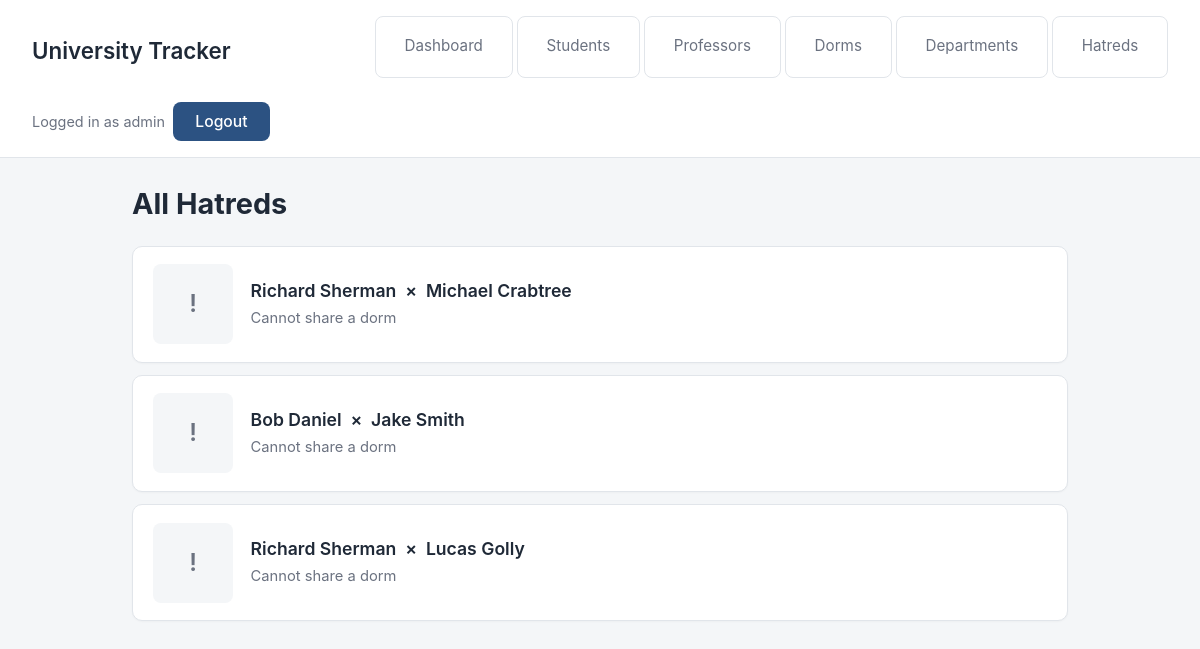
/project/hatreds/ (signed in), run on the app's committed database.
### project/models.py (models this page shows, shortened)
class Hatred(models.Model):
    first_student = models.ForeignKey(Student, on_delete=models.CASCADE, related_name='first_hatred')
    second_student = models.ForeignKey(Student, on_delete=models.CASCADE, related_name='second_hatred')

class Student(models.Model):
    first_name = models.TextField()
    last_name = models.TextField()
    course_program = models.ForeignKey(Department, blank=True, null=True, on_delete=models.CASCADE)
    hometown = models.TextField()
    lives_in = models.ForeignKey(Dorm, blank=True, null=True, on_delete=models.CASCADE)

### project/views.py (the view)
# urls.py: path('hatreds/', ShowAllHatredsView.as_view(), name='show_all_hatreds'),
class ShowAllHatredsView(ProjectLoginRequiredMixin, AdminContextMixin, ListView):
    model = Hatred
    template_name = 'project/show_all_hatreds.html'
    context_object_name = 'hatreds'

### project/views.py (called while the page is built)
    def get_context_data(self, **kwargs):
        context = super().get_context_data(**kwargs)
        user = self.request.user
        context['is_admin'] = (
            user.is_authenticated and Admin.objects.filter(user=user).exists()
        )
        return context

### project/templates/project/show_all_hatreds.html (shortened to what this page needs)
{% extends 'project/base.html' %}
{% block content %}
<div class="list-header">
    <h1>All Hatreds</h1>
</div>
<ul class="entity-list">
    {% for hatred in hatreds %}
    <li>
        <div class="thumb-placeholder">!</div>
        <div class="body">
            <span class="title">
                {{ hatred.first_student.first_name }} {{ hatred.first_student.last_name }}
                &nbsp;&times;&nbsp;
                {{ hatred.second_student.first_name }} {{ hatred.second_student.last_name }}
            </span>
            <div class="meta">
                <span>Cannot share a dorm</span>
            </div>
        </div>
    </li>
    {% empty %}
    <li class="empty">No hatreds recorded.</li>
    {% endfor %}
</ul>
{% endblock %}

### project/templates/project/base.html (shortened to what this page needs)
{% load static %}
<html>
    <head>
        <link rel="stylesheet" href="{% static 'styles-project.css' %}">
    </head>
    <body>
        <header>
            <h1><a href="{% url 'dashboard' %}">University Tracker</a></h1>
            <nav>
                <ul>
                    <li><a href="{% url 'dashboard' %}">Dashboard</a></li>
                    {% if user.is_authenticated %}
                        <li><a href="{% url 'show_all_students' %}">Students</a></li>
                        <li><a href="{% url 'show_all_professors' %}">Professors</a></li>
                        <li><a href="{% url 'show_all_dorms' %}">Dorms</a></li>
                        <li><a href="{% url 'show_all_departments' %}">Departments</a></li>
                        <li><a href="{% url 'show_all_hatreds' %}">Hatreds</a></li>
                    {% endif %}
                </ul>
            </nav>
            <div class="auth">
                {% if user.is_authenticated %}
                    <span>Logged in as {{ user.username }}</span>
                    <form method="post" action="{% url 'logout' %}" class="auth-form">
                        <button type="submit">Logout</button>
                    </form>
                {% else %}
                    <a href="{% url 'login' %}"><button type="button">Admin Login</button></a>
                {% endif %}
            </div>
        </header>
        <main>
            {% block content %}
            {% endblock %}
        </main>
    </body>
</html>

### static/styles-project.css (style rules this page uses)
:root { --bg: #f4f6f8; --surface: #ffffff; --border: #e1e5ea; --text: #1f2937; --muted: #6b7280; --accent: #2c5282; --accent-hover: #1f3a64; --danger: #b91c1c; --danger-bg: #fef2f2; }
* { box-sizing: border-box; }
body { margin: 0; background: var(--bg); color: var(--text); font-family: -apple-system, BlinkMacSystemFont, 'Segoe UI', Roboto, 'Helvetica Neue', sans-serif; line-height: 1.5; }
header { background: var(--surface); border-bottom: 1px solid var(--border); padding: 1rem 2rem; display: flex; flex-wrap: wrap; align-items: center; justify-content: space-between; gap: 1rem; }
header h1 { margin: 0; font-size: 1.4rem; }
header h1 a { color: var(--text); text-decoration: none; font-weight: 600; }
nav ul { margin: 0; padding: 0; list-style: none; display: flex; flex-wrap: wrap; gap: 0.25rem; }
nav a { display: inline-block; padding: 0.4rem 0.8rem; border-radius: 6px; color: var(--muted); text-decoration: none; font-size: 0.95rem; }
.auth { display: flex; align-items: center; gap: 0.5rem; color: var(--muted); font-size: 0.9rem; }
main { max-width: 1000px; margin: 1.5rem auto; padding: 0 2rem; }
.auth-form { display: inline; margin: 0; padding: 0; border: none; background: transparent; max-width: none; box-shadow: none; border-radius: 0; }
h1 { font-size: 1.8rem; margin-top: 1.5rem; }
a { color: var(--accent); text-decoration: none; }
ul { padding-left: 0; list-style: none; }
ul li { background: var(--surface); border: 1px solid var(--border); border-radius: 8px; padding: 0.75rem 1rem; margin-bottom: 0.5rem; }
.list-header { display: flex; justify-content: space-between; align-items: center; flex-wrap: wrap; gap: 1rem; margin: 1.5rem 0 1.25rem 0; }
.list-header h1 { margin: 0; }
.entity-list { padding: 0; list-style: none; display: grid; gap: 0.75rem; margin: 0; }
.entity-list li { background: var(--surface); border: 1px solid var(--border); border-radius: 10px; padding: 1.1rem 1.25rem; display: flex; align-items: center; gap: 1.1rem; margin: 0; box-shadow: 0 1px 2px rgba(0,0,0,0.03); transition: box-shadow 0.15s ease, transform 0.15s ease; }
.entity-list .thumb-placeholder { width: 80px; height: 80px; border-radius: 8px; flex-shrink: 0; background: var(--bg); display: flex; align-items: center; justify-content: center; color: var(--muted); font-size: 1.5rem; font-weight: 600; }
.entity-list .body { flex: 1; display: flex; flex-direction: column; gap: 0.25rem; min-width: 0; }
.entity-list .title { font-size: 1.1rem; font-weight: 600; color: var(--text); line-height: 1.3; }
.entity-list .meta { color: var(--muted); font-size: 0.92rem; display: flex; flex-wrap: wrap; gap: 0.85rem; }
form { background: var(--surface); border: 1px solid var(--border); border-radius: 12px; padding: 2rem 2.25rem; margin: 0 auto 2rem auto; max-width: 640px; box-shadow: 0 1px 3px rgba(0,0,0,0.04); }
button, input[type="submit"] { background: var(--accent); color: #fff; border: none; border-radius: 8px; padding: 0.65rem 1.4rem; font-size: 0.98rem; font-weight: 500; cursor: pointer; font-family: inherit; transition: background 0.15s ease; }

### data on the page
Hatred: first_student.first_name "Richard", first_student.last_name "Sherman", second_student.first_name "Michael", second_student.last_name "Crabtree"
Hatred: first_student.first_name "Bob", first_student.last_name "Daniel", second_student.first_name "Jake", second_student.last_name "Smith"
Hatred: first_student.first_name "Richard", first_student.last_name "Sherman", second_student.first_name "Lucas", second_student.last_name "Golly"

### other printed values
{{ user.username }} "admin"
